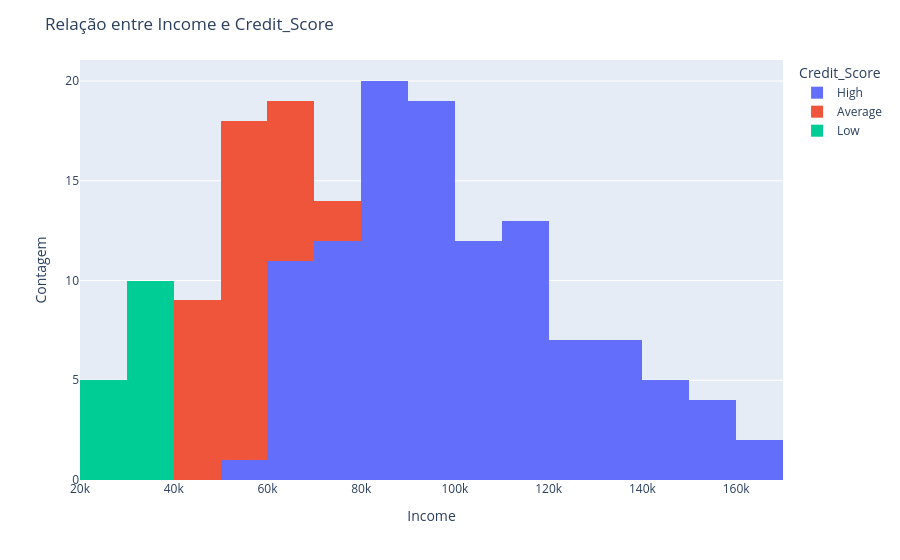

Notebook code for this chart:
### Code cell
fig = px.histogram(df, x='Income', color='Credit_Score', barmode='stack')

# Layout
fig.update_layout(title='Relação entre Income e Credit_Score',
                  xaxis_title='Income',
                  yaxis_title='Contagem',
                  legend_title='Credit_Score')
fig.show()

### Figure 1 — Plotly figure (JSON) as saved in the notebook; plotly's stock layout.template omitted (floating-point values rounded to 4 significant figures)
{"data": [{"bingroup": "x", "hovertemplate": "Credit_Score=High<br>Income=%{x}<br>count=%{y}<extra></extra>", "legendgroup": "High", "marker": {"color": "#636efa", "pattern": {"shape": ""}}, "name": "High", "orientation": "v", "showlegend": true, "type": "histogram", "x": [50000.0, 100000.0, 75000.0, 125000.0, 100000.0, 150000.0, 80000.0, 105000.0, 90000.0, 135000.0, 70000.0, 95000.0, 85000.0, 125000.0, 65000.0, 80000.0, 70000.0, 115000.0, 60000.0, 75000.0, 65000.0, 105000.0, 80000.0, 130000.0, 105000.0, 155000.0, 85000.0, 110000.0, 95000.0, 140000.0, 72500.0, 100000.0, 90000.0, 130000.0, 67500.0, 92500.0, 82500.0, 122500.0, 62500.0, 87500.0, 77500.0, 112500.0, 85000.0, 117500.0, 90000.0, 142500.0, 110000.0, 160000.0, 90000.0, 115000.0, 97500.0, 145000.0, 75000.0, 105000.0, 95000.0, 135000.0, 67500.0, 92500.0, 85000.0, 125000.0, 62500.0, 87500.0, 77500.0, 112500.0, 85000.0, 117500.0, 90000.0, 142500.0, 115000.0, 162500.0, 95000.0, 120000.0, 102500.0, 150000.0, 77500.0, 110000.0, 97500.0, 137500.0, 67500.0, 95000.0, 87500.0, 127500.0, 62500.0, 87500.0, 77500.0, 112500.0, 85000.0, 117500.0, 90000.0, 82000.0, 95000.0, 85000.0, 105000.0, 105000.0, 80000.0, 130000.0, 105000.0, 155000.0, 85000.0, 110000.0, 95000.0, 140000.0, 72500.0, 100000.0, 90000.0, 130000.0, 67500.0, 92500.0, 82500.0, 122500.0, 62500.0, 87500.0, 77500.0], "xaxis": "x", "yaxis": "y"}, {"bingroup": "x", "hovertemplate": "Credit_Score=Average<br>Income=%{x}<br>count=%{y}<extra></extra>", "legendgroup": "Average", "marker": {"color": "#EF553B", "pattern": {"shape": ""}}, "name": "Average", "orientation": "v", "showlegend": true, "type": "histogram", "x": [40000.0, 60000.0, 55000.0, 50000.0, 45000.0, 55000.0, 45000.0, 65000.0, 57500.0, 52500.0, 47500.0, 57500.0, 60000.0, 47500.0, 67500.0, 57500.0, 52500.0, 47500.0, 57500.0, 62500.0, 50000.0, 70000.0, 57500.0, 52500.0, 47500.0, 57500.0, 60000.0, 75000.0, 55000.0, 68000.0, 55000.0, 45000.0, 65000.0, 57500.0, 52500.0, 47500.0], "xaxis": "x", "yaxis": "y"}, {"bingroup": "x", "hovertemplate": "Credit_Score=Low<br>Income=%{x}<br>count=%{y}<extra></extra>", "legendgroup": "Low", "marker": {"color": "#00cc96", "pattern": {"shape": ""}}, "name": "Low", "orientation": "v", "showlegend": true, "type": "histogram", "x": [35000.0, 30000.0, 25000.0, 37500.0, 32500.0, 27500.0, 37500.0, 32500.0, 27500.0, 37500.0, 32500.0, 27500.0, 37500.0, 32500.0, 27500.0], "xaxis": "x", "yaxis": "y"}], "layout": {"barmode": "stack", "legend": {"title": {"text": "Credit_Score"}, "tracegroupgap": 0}, "margin": {"t": 60}, "title": {"text": "Relação entre Income e Credit_Score"}, "xaxis": {"anchor": "y", "domain": [0, 1], "title": {"text": "Income"}}, "yaxis": {"anchor": "x", "domain": [0, 1], "title": {"text": "Contagem"}}}}
